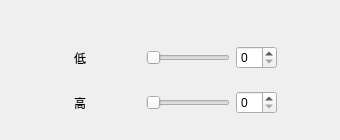
      <widget class="QWidget" name="page_5">
       <widget class="QWidget" name="verticalLayoutWidget">
        <property name="geometry">
         <rect>
          <x>20</x>
          <y>30</y>
          <width>311</width>
          <height>101</height>
         </rect>
        </property>
        <layout class="QVBoxLayout" name="verticalLayout">
         <item>
          <layout class="QHBoxLayout" name="horizontalLayout_4">
           <item>
            <spacer name="horizontalSpacer_17">
             <property name="orientation">
              <enum>Qt::Orientation::Horizontal</enum>
             </property>
             <property name="sizeHint" stdset="0">
              <size>
               <width>40</width>
               <height>20</height>
              </size>
             </property>
            </spacer>
           </item>
           <item>
            <widget class="QLabel" name="label">
             <property name="text">
              <string>低</string>
             </property>
            </widget>
           </item>
           <item>
            <spacer name="horizontalSpacer_11">
             <property name="orientation">
              <enum>Qt::Orientation::Horizontal</enum>
             </property>
             <property name="sizeHint" stdset="0">
              <size>
               <width>40</width>
               <height>20</height>
              </size>
             </property>
            </spacer>
           </item>
           <item>
            <widget class="QSlider" name="Slider_grayLow">
             <property name="orientation">
              <enum>Qt::Orientation::Horizontal</enum>
             </property>
            </widget>
           </item>
           <item>
            <widget class="QSpinBox" name="spinBox_grayLow"/>
           </item>
           <item>
            <spacer name="horizontalSpacer_12">
             <property name="orientation">
              <enum>Qt::Orientation::Horizontal</enum>
             </property>
             <property name="sizeHint" stdset="0">
              <size>
               <width>40</width>
               <height>20</height>
              </size>
             </property>
            </spacer>
           </item>
          </layout>
         </item>
         <item>
          <layout class="QHBoxLayout" name="horizontalLayout_5">
           <item>
            <spacer name="horizontalSpacer_18">
             <property name="orientation">
              <enum>Qt::Orientation::Horizontal</enum>
             </property>
             <property name="sizeHint" stdset="0">
              <size>
               <width>40</width>
               <height>20</height>
              </size>
             </property>
            </spacer>
           </item>
           <item>
            <widget class="QLabel" name="label_11">
             <property name="text">
              <string>高</string>
             </property>
            </widget>
           </item>
           <item>
            <spacer name="horizontalSpacer_15">
             <property name="orientation">
              <enum>Qt::Orientation::Horizontal</enum>
             </property>
             <property name="sizeHint" stdset="0">
              <size>
               <width>40</width>
               <height>20</height>
              </size>
             </property>
            </spacer>
           </item>
           <item>
            <widget class="QSlider" name="Slider_grayHigh">
             <property name="orientation">
              <enum>Qt::Orientation::Horizontal</enum>
             </property>
            </widget>
           </item>
           <item>
            <widget class="QSpinBox" name="spinBox_grayHigh"/>
           </item>
           <item>
            <spacer name="horizontalSpacer_16">
             <property name="orientation">
              <enum>Qt::Orientation::Horizontal</enum>
             </property>
             <property name="sizeHint" stdset="0">
              <size>
               <width>40</width>
               <height>20</height>
              </size>
             </property>
            </spacer>
           </item>
          </layout>
         </item>
        </layout>
       </widget>
      </widget>
